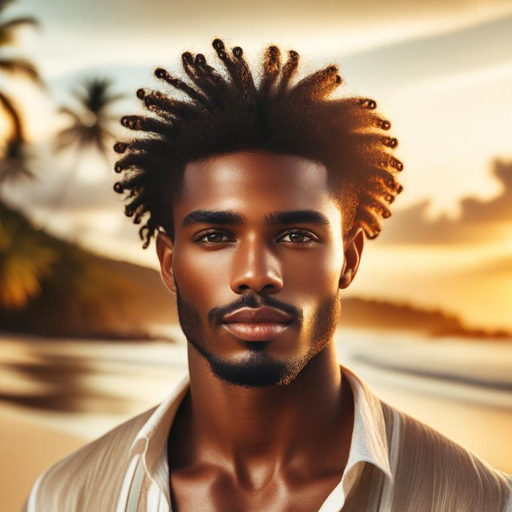
#> input picture FaceLift/examples/002.png, 512 x 512 px, given as the content of the folder D:/zmm/facelift_pipeline/data/_ffhq_temp/archive, which was not available
$ python select_clean_ffhq.py
#> lines starting #> are read from the running program, lines starting #| are printed output that depends on the picture; pictures that were not available may be replaced by others from this repository, and a replacement may not be noted
"""
Select N FFHQ images with clean backgrounds.

Strategy:
- Sample border pixels (top/bottom/left/right strips, ~20% of image edges)
- Compute color variance in those border regions
- Low variance = clean/uniform background
- Sort by cleanliness, take top candidates, then randomly sample N

CLI usage:
    python scripts/select_clean_ffhq.py --num-select 1400
    python scripts/select_clean_ffhq.py --num-select 3000 --random-seed 123
    python scripts/select_clean_ffhq.py                        # defaults: 1000, seed=42

The script is resume-safe: files with names already in raw_faces/ are skipped,
so you can run it multiple times with different --num-select to incrementally
grow the dataset without overwriting existing work.
"""

import argparse
import os
import sys
import random
import shutil
import numpy as np
from PIL import Image
from pathlib import Path

# === Config (defaults - can be overridden via CLI) ===
# Auto-detect path (Linux mount vs Windows)
_base = "/sessions/magical-focused-noether/mnt/facelift_pipeline/data"
if not os.path.exists(_base):
    _base = "/sessions/epic-zen-shannon/mnt/facelift_pipeline/data"
if not os.path.exists(_base):
    _base = r"D:\zmm\facelift_pipeline\data"
SRC_DIR = os.path.join(_base, "_ffhq_temp", "archive")
DST_DIR = os.path.join(_base, "raw_faces")
DEFAULT_NUM_SELECT = 1000
DEFAULT_RANDOM_SEED = 42
BORDER_WIDTH = 40  # pixels from edge to sample
# Max variance threshold - lower = cleaner background
# We'll use adaptive selection: sort by score, take top N

# Will be filled in by main() from CLI args
NUM_SELECT = DEFAULT_NUM_SELECT
RANDOM_SEED = DEFAULT_RANDOM_SEED

def get_background_score(img_path):
    """
    Lower score = cleaner background.
    Samples border pixels and computes color standard deviation.
    """
    try:
        img = Image.open(img_path).convert('RGB')
        arr = np.array(img)
        h, w = arr.shape[:2]
#> h = 512; w = 512
        bw = BORDER_WIDTH

        # Collect border strips
        top = arr[:bw, :, :]           # top strip
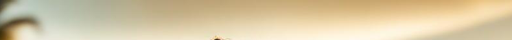
#> top: shape (40, 512, 3); mean R, G, B 215.1, 199.3, 164
        bottom = arr[h-bw:, :, :]      # bottom strip
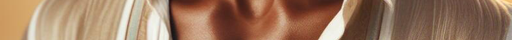
#> bottom: shape (40, 512, 3); mean R, G, B 155.1, 120.1, 95.4
        left = arr[bw:h-bw, :bw, :]    # left strip (excluding corners)
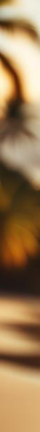
#> left: shape (432, 40, 3); mean R, G, B 154.7, 123, 83.9
        right = arr[bw:h-bw, w-bw:, :] # right strip (excluding corners)
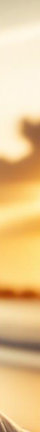
#> right: shape (432, 40, 3); mean R, G, B 233.8, 199.8, 144.7

        # Combine all border pixels
        border_pixels = np.concatenate([
            top.reshape(-1, 3),
            bottom.reshape(-1, 3),
            left.reshape(-1, 3),
            right.reshape(-1, 3)
        ], axis=0)

        # Score = mean of per-channel std deviation
        score = np.mean(np.std(border_pixels.astype(np.float32), axis=0))
#> score = 60.34
        return score
    except Exception as e:
        print("Error processing " + str(img_path) + ": " + str(e))
        return 9999.0  # bad score


def main():
    global NUM_SELECT, RANDOM_SEED

    parser = argparse.ArgumentParser(description="Select N clean-background FFHQ images")
    parser.add_argument("--num-select", type=int, default=DEFAULT_NUM_SELECT,
                        help="Number of images to select (default: 1000)")
    parser.add_argument("--random-seed", type=int, default=DEFAULT_RANDOM_SEED,
                        help="Random seed for sampling (default: 42)")
    parser.add_argument("--src-dir", type=str, default=SRC_DIR,
                        help="Source FFHQ archive directory")
    parser.add_argument("--dst-dir", type=str, default=DST_DIR,
                        help="Destination raw_faces directory")
    args = parser.parse_args()

    NUM_SELECT = args.num_select
    RANDOM_SEED = args.random_seed

    print("=" * 60)
    print("  FFHQ Clean-Background Selector")
    print("=" * 60)
    print("  NUM_SELECT  : " + str(NUM_SELECT))
    print("  RANDOM_SEED : " + str(RANDOM_SEED))
    print("  SRC         : " + str(args.src_dir))
    print("  DST         : " + str(args.dst_dir))
    print("=" * 60)

    src = Path(args.src_dir)
    dst = Path(args.dst_dir)
    dst.mkdir(parents=True, exist_ok=True)

    # Get all PNG files
    all_files = sorted([f for f in os.listdir(src) if f.lower().endswith('.png')])
    total = len(all_files)
    print("Total FFHQ images: " + str(total))

    if total == 0:
        print("ERROR: No images found in " + str(src))
        sys.exit(1)

    # Score all images
    print("Scoring background cleanliness...")
    scores = []
    for i, fname in enumerate(all_files):
        score = get_background_score(src / fname)
#> score = 60.34
        scores.append((fname, score))
        if (i + 1) % 200 == 0:
            print("  Scored " + str(i + 1) + "/" + str(total) + " images...")

    # Sort by score (lower = cleaner)
    scores.sort(key=lambda x: x[1])

    # Print score distribution
    all_scores = [s for _, s in scores]
#> all_scores = [60.34]
    print("\nScore distribution:")
    print("  Min:    " + str(round(min(all_scores), 2)))
#|   Min:    60.34
    print("  25th:   " + str(round(np.percentile(all_scores, 25), 2)))
#|   25th:   60.34
    print("  Median: " + str(round(np.median(all_scores), 2)))
#|   Median: 60.34
    print("  75th:   " + str(round(np.percentile(all_scores, 75), 2)))
#|   75th:   60.34
    print("  Max:    " + str(round(max(all_scores), 2)))
#|   Max:    60.34

    # Take top 1500 cleanest (buffer for random selection)
    pool_size = min(len(scores), int(NUM_SELECT * 1.5))
#> pool_size = 1
    clean_pool = scores[:pool_size]
#> clean_pool = [('002.png', 60.34)]
    print("\nClean pool size (top " + str(pool_size) + "):")
#| Clean pool size (top 1):
    print("  Score range: " + str(round(clean_pool[0][1], 2)) + " ~ " + str(round(clean_pool[-1][1], 2)))
#|   Score range: 60.34 ~ 60.34

    # Randomly select 1000 from the clean pool
    random.seed(RANDOM_SEED)
    selected = random.sample(clean_pool, min(NUM_SELECT, len(clean_pool)))
#> selected = [('002.png', 60.34)]
    print("\nSelected " + str(len(selected)) + " images")
#| Selected 1 images

    # Check existing files
    existing = set(os.listdir(dst))
    print("Existing images in raw_faces: " + str(len(existing)))

    # Copy with ffhq_ prefix
    copied = 0
    skipped = 0
    for fname, score in selected:
        new_name = "ffhq_" + fname
        if new_name in existing:
            skipped += 1
            continue
        shutil.copy2(str(src / fname), str(dst / new_name))
        copied += 1
        if copied % 100 == 0:
            print("  Copied " + str(copied) + " files...")
#> this loop made 1 pass
#> (fname, score, new_name, copied) on pass 1: ('002.png', 60.34, 'ffhq_002.png', 1)
#> after the loop, copied = 1; skipped = 0

    final_count = len(os.listdir(dst))
    print("\nDone!")
    print("  Copied: " + str(copied) + " new FFHQ images")
#|   Copied: 1 new FFHQ images
    print("  Skipped (already exist): " + str(skipped))
#|   Skipped (already exist): 0
    print("  Total images in raw_faces: " + str(final_count))


if __name__ == "__main__":
    main()

$ run again, on FaceLift/examples/003.png
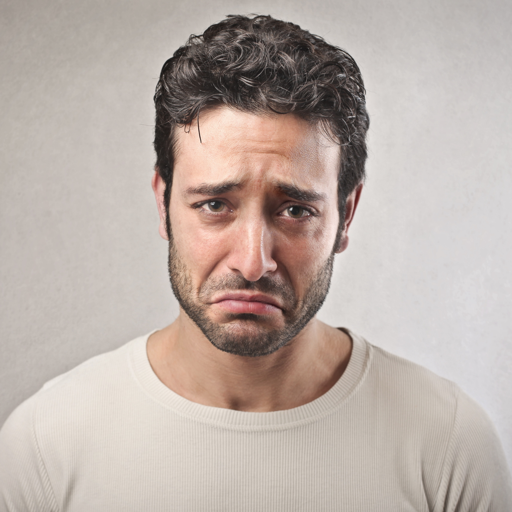
#> input picture FaceLift/examples/003.png, 512 x 512 px, given as the content of the folder D:/zmm/facelift_pipeline/data/_ffhq_temp/archive, which was not available
#> in get_background_score, img is the input picture: PIL image 512x512 RGB; mean R, G, B 187.6, 174.9, 167.9
#> in get_background_score, `left = arr[bw:h-bw, :bw, :]`:
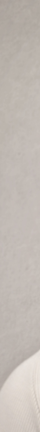
#> left: shape (432, 40, 3); mean R, G, B 194.3, 186.8, 180.4
#> in get_background_score, `right = arr[bw:h-bw, w-bw:, :]`:
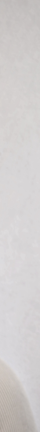
#> right: shape (432, 40, 3); mean R, G, B 209.2, 205.9, 205.8
#> in get_background_score, `score = np.mean(np.std(border_pixels.astype(np.float32), axis=0))`: score = 26.86
#> all_scores = [26.86]
#|   Min:    26.86
#|   25th:   26.86
#|   Median: 26.86
#|   75th:   26.86
#|   Max:    26.86
#> pool_size = 1
#> clean_pool = [('003.png', 26.86)]
#| Clean pool size (top 1):
#|   Score range: 26.86 ~ 26.86
#| Selected 1 images
#> the loop in main, `for fname, score in selected:` made 1 pass
#> (fname, score, new_name, copied) on pass 1: ('003.png', 26.86, 'ffhq_003.png', 1)
#> after the loop in main, `for fname, score in selected:`: copied = 1; skipped = 0
#|   Copied: 1 new FFHQ images
#|   Skipped (already exist): 0

$ run again, on FaceLift/examples/004.png
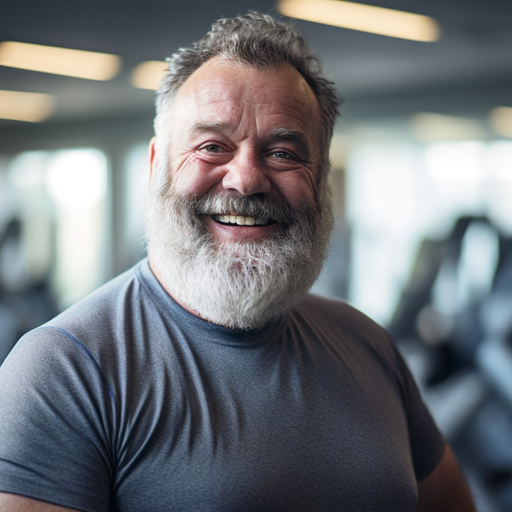
#> input picture FaceLift/examples/004.png, 512 x 512 px, given as the content of the folder D:/zmm/facelift_pipeline/data/_ffhq_temp/archive, which was not available
#> in get_background_score, img is the input picture: PIL image 512x512 RGB; mean R, G, B 113.3, 117.2, 121.2
#> in get_background_score, `left = arr[bw:h-bw, :bw, :]`:
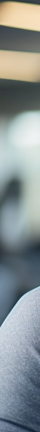
#> left: shape (432, 40, 3); mean R, G, B 138.1, 147, 148.4
#> in get_background_score, `right = arr[bw:h-bw, w-bw:, :]`:
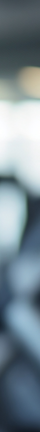
#> right: shape (432, 40, 3); mean R, G, B 119.4, 136, 145.4
#> in get_background_score, `score = np.mean(np.std(border_pixels.astype(np.float32), axis=0))`: score = 63.92
#> all_scores = [63.92]
#|   Min:    63.92
#|   25th:   63.92
#|   Median: 63.92
#|   75th:   63.92
#|   Max:    63.92
#> pool_size = 1
#> clean_pool = [('004.png', 63.92)]
#| Clean pool size (top 1):
#|   Score range: 63.92 ~ 63.92
#| Selected 1 images
#> the loop in main, `for fname, score in selected:` made 1 pass
#> (fname, score, new_name, copied) on pass 1: ('004.png', 63.92, 'ffhq_004.png', 1)
#> after the loop in main, `for fname, score in selected:`: copied = 1; skipped = 0
#|   Copied: 1 new FFHQ images
#|   Skipped (already exist): 0
